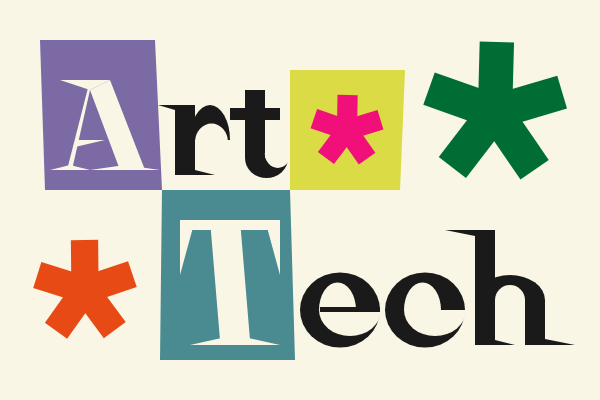
Frame 1 (no input)
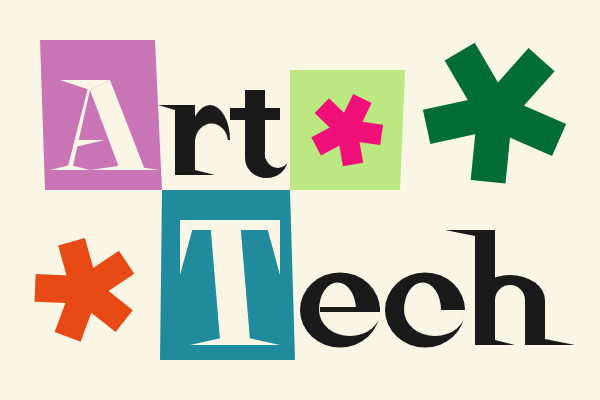
Frame 60 (no input)
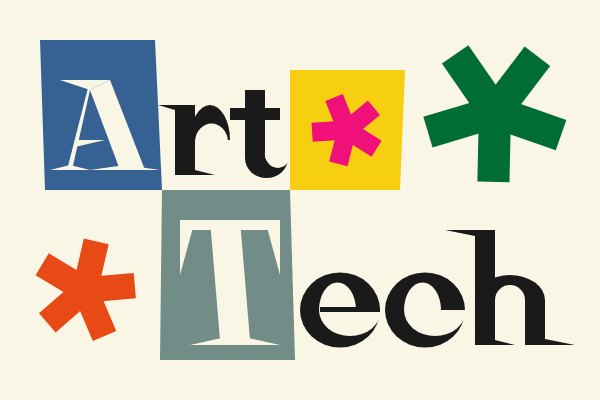
Frame 120 (the mouse pressed at the canvas centre since frame 60)

The p5.js sketch that drew these frames (run headless with seeded random() and noise() and a simulated clock; from frame 60 on, the mouse is pressed at the canvas centre):

// p5.js sketch
// ── sketch.js
function setup() {
  createCanvas(600, 400);
}

function draw() {
  background("#F9F6E5");
  
  // 애니메이션 변수
  let time = millis() * 0.002;
  let wave = sin(time);
  let lerpAmt = (wave + 1) / 2;
  
  // 별 크기 변화
  let sizeMod = map(sin(time * 1.5), -1, 1, 0.8, 1.2);
  
  // 상자 색상 변화
  let boxColorA = lerpColor(color("#205E8E"), color("#D176B7"), lerpAmt); // 파랑 ➔ 분홍
  let boxColorStar = lerpColor(color("#FFCD00"), color("#B8E986"), lerpAmt); // 노랑 ➔ 연두
  let boxColorT = lerpColor(color("#7E8C84"), color("#1A8B9D"), lerpAmt); // 회색 ➔ 청록
  

  noStroke();
  fill(boxColorA); // A 상자
  quad(40, 40, 155, 40, 162, 190, 45, 190); 

  fill("#F9F6E5"); // A
  triangle(60, 80, 110, 80, 90, 90);
  quad(90, 80, 90, 90, 72, 170, 67, 170);
  quad(90, 90, 110, 80, 145, 170, 120, 170);
  triangle(75, 140, 105, 140, 75, 147);
  triangle(70, 165, 50, 170, 90, 170);
  triangle(125, 165, 90, 170, 160, 170);
  
  fill("#1A1A1A");
  quad(175, 105, 195, 105, 195, 175, 175, 175); // r
  arc(210, 140, 40, 70, radians(180), radians(0) ); // r
  triangle(158, 105, 175, 105, 175, 110); // r 삐침 부분 (위)
  triangle(175, 165, 175, 175, 215, 175); // r 삐침 부분 (아래)
  quad(245, 90, 265, 90, 265, 162, 245, 158); // t
  quad(230, 108, 280, 108, 280, 120, 230, 120); // t
  arc(266.5, 158, 43, 40, radians(0), radians(180) ); // t
  
  fill("#F9F6E5");
  arc(211.5, 142, 33, 37, radians(180), radians(0) ); // r 부분  
  arc(277.75, 153, 26, 30, radians(0), radians(180) ); // t 부분
  
  fill(boxColorStar); // 별 상자
  quad(290, 70, 405, 70, 400, 190, 290, 190);

  fill(boxColorT); // T 상자
  quad(162, 190, 290, 190, 295, 360, 160, 360); 
  
  fill("#F9F6E5"); // T
  quad(180, 220, 275, 220, 275, 230, 180, 230);
  quad(210, 220, 240, 220, 250, 340, 220, 340);
  triangle(180, 220, 195, 220, 180, 275);
  triangle(280, 220, 265, 220, 280, 275);
  triangle(235, 335, 190, 345, 280, 345);
  
  fill("#1A1A1A");
  ellipse(340, 310, 80, 75); // e
  ellipse(425, 310, 80, 75); // c
  quad(475, 230, 495, 230, 495, 342, 475, 342); // h
  quad(525, 295, 545, 300, 545, 342, 525, 342); // h
  arc(510, 300, 70, 50, radians(180), radians(0) ); // h
  
  fill("#F9F6E5");
  arc(337.5, 310, 37, 55, radians(180), radians(0) ); // e 부분
  arc(350, 310, 62, 52, radians(0), radians(180) ); // e 부분
  arc(422.5, 310, 37, 55, radians(180), radians(0) ); // c 부분
  arc(435, 310, 62, 52, radians(0), radians(180) ); // c 부분
  arc(510, 300, 30, 30, radians(180), radians(0) ); // h 부분
  
  fill("#1A1A1A");
  quad(320, 307, 380, 307, 380, 312, 320, 312); // e 가로선 부분
  triangle(445, 230, 495, 230, 495, 240); // h 삐침 부분 (위)
  triangle(475, 335, 475, 345, 515, 345); // h 삐침 부분 (왼쪽 아래)
  triangle(525, 335, 525, 345, 575, 345); // h 삐침 부분 (오른쪽 아래)
    
  // 별 회전 각도 설정
  let rot1 = wave * 0.5;
  let rot2 = -wave * 0.3;
  let rot3 = wave * 0.8;

  push(); // 별 1 회전 및 크기 제어
  translate(347, 130);
  rotate(rot1);
  strokeWeight(20 * sizeMod); 
  stroke("#F1107A");
  strokeCap(SQUARE);
  line(0, -35, 0, 0);
  line(33.29, -10.81, 0, 0);
  line(20.58, 28.31, 0, 0);
  line(-20.58, 28.31, 0, 0);
  line(-33.29, -10.81, 0, 0);
  pop();

  push(); // 별 2 회전 및 크기 제어
  translate(85, 290);
  rotate(rot2);
  strokeWeight(27 * sizeMod); 
  stroke("#E84A15");
  strokeCap(SQUARE);
  line(0, -50, 0, 0);
  line(47.55, -15.45, 0, 0);
  line(29.39, 40.45, 0, 0);
  line(-29.39, 40.45, 0, 0);
  line(-47.55, -15.45, 0, 0);
  pop();
  
  push(); // 별 3 회전 및 크기 제어
  translate(495, 112);
  rotate(rot3);
  strokeWeight(34 * sizeMod); 
  stroke("#006D35");
  strokeCap(SQUARE);
  line(0, -70, 0, 0);
  line(66.57, -21.63, 0, 0);
  line(41.14, 56.63, 0, 0);
  line(-41.14, 56.63, 0, 0);
  line(-66.57, -21.63, 0, 0);
  pop();
}
